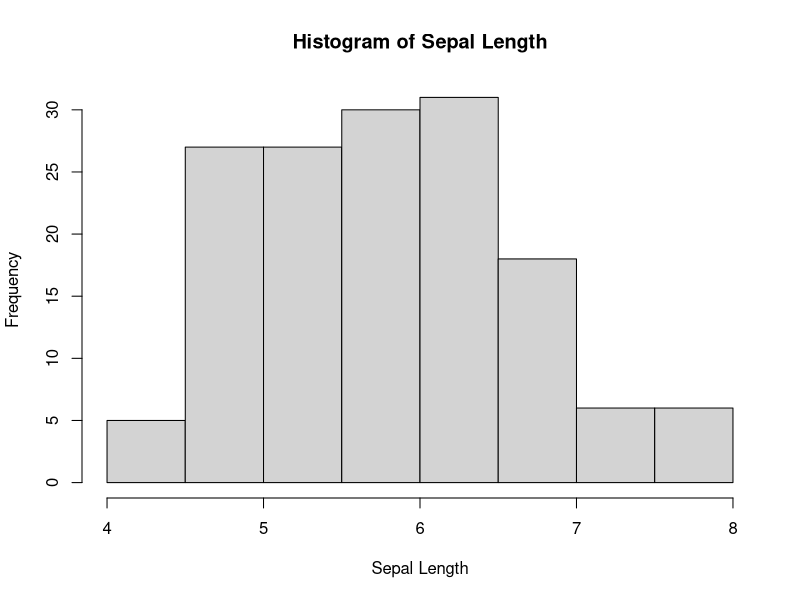
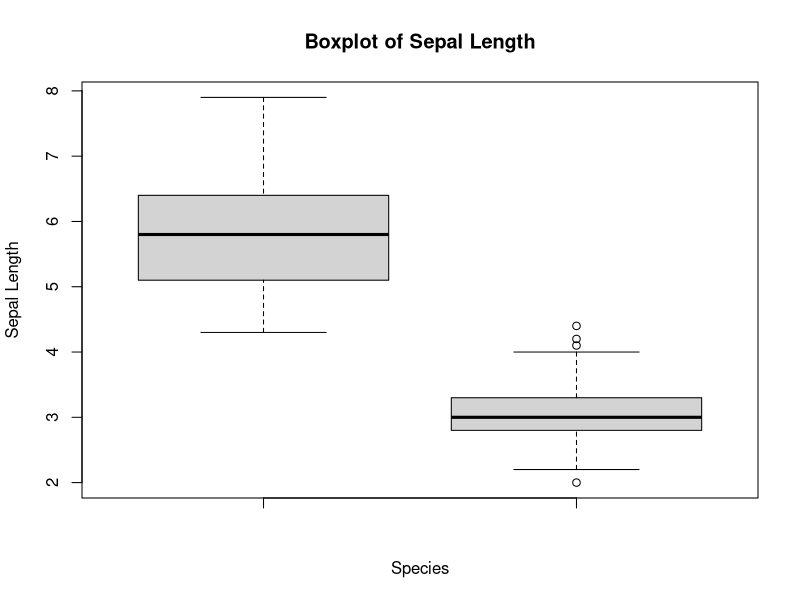
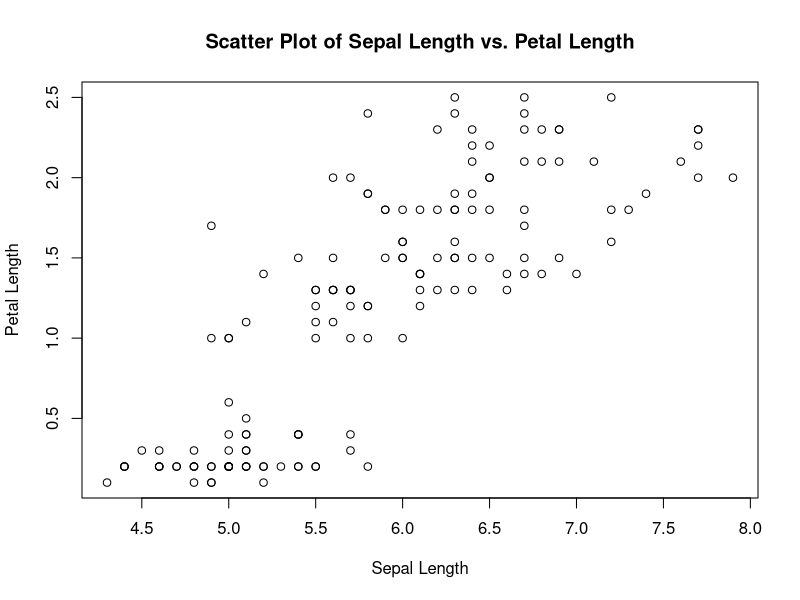
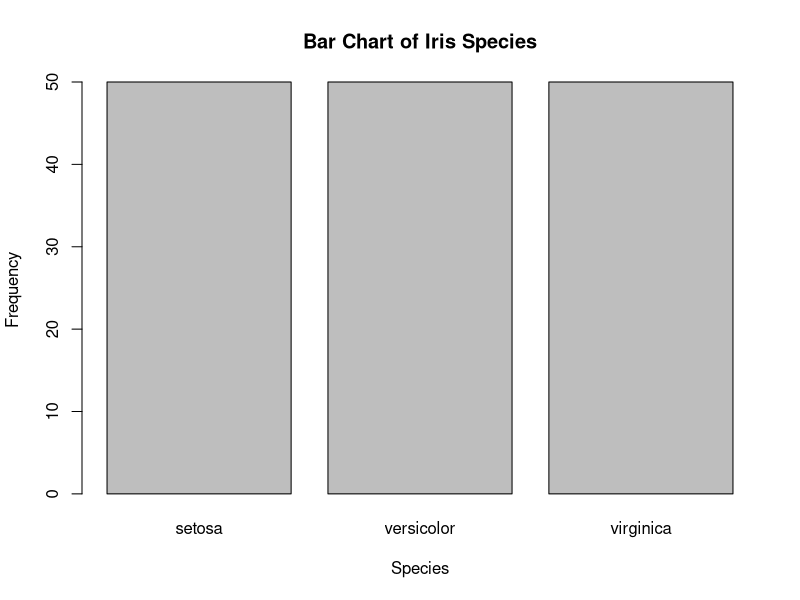
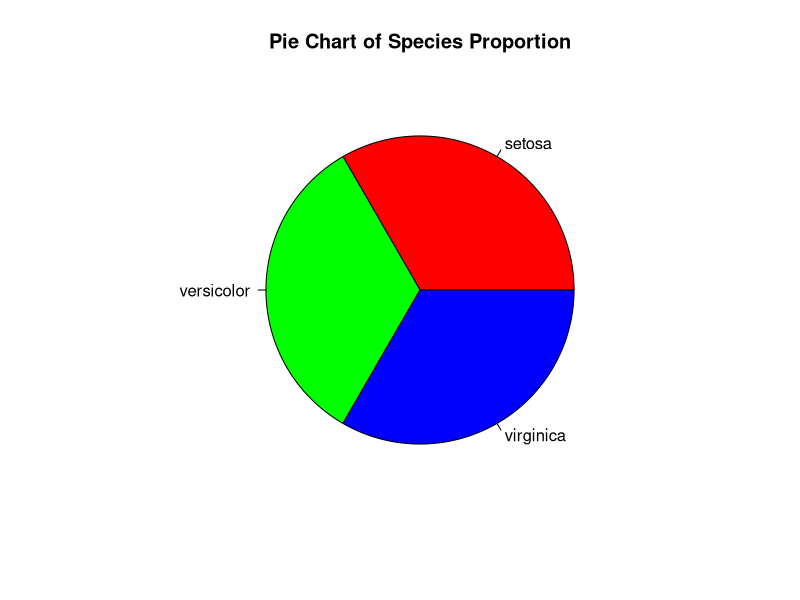

Write the R code that produced these figures, in order.
### Statistical Graphs and their Interpretation
View(iris)

## 1. Histograms
# Description:
# Histograms are used to display the distribution of a continuous variable. The x-axis represents the range of values of
# the variable, and the y-axis represents the frequency or count of observations falling within each range. The shape of
# the histogram can provide insights into the underlying distribution of the data, such as whether it is symmetric,
# skewed, or multimodal.

# Interpretation:
# Shape: Reveals the shape of the data distribution (e.g., normal, skewed, bimodal).
# Central Tendency: Helps identify where most data points fall.
# Spread: Indicates the range and dispersion of the data.
# Outliers: Can help detect any extreme values or anomalies.

# Example:
hist(iris$Sepal.Length, main="Histogram of Sepal Length", xlab="Sepal Length", ylab="Frequency")

## 2. Boxplots
# Description:
# A boxplot summarizes the distribution of a continuous variable through its quartiles. It displays the median,
# quartiles, and possible outliers.

# Interpretation:
# Median: The central line in the box shows the median value.
# Interquartile Range (IQR): The width of the box represents the IQR (middle 50% of the data).
# Whiskers: Extend to the smallest and largest values within 1.5 times the IQR from the quartiles.
# Outliers: Points outside the whiskers are considered outliers.

# Example:
boxplot(iris$Sepal.Length, iris$Sepal.Width, main="Boxplot of Sepal Length", xlab="Species", ylab="Sepal Length")

## 3. Scatter Plot
# Description:
# A scatter plot displays the relationship between two continuous variables. Each point represents a pair of values
# from the variables.

# Interpretation:
# Correlation: Shows the strength and direction of the relationship between variables (positive, negative, or none).
# Trends: Helps identify patterns or trends in the data.
# Clusters: Can reveal groupings or clusters in the data.
# Direction: Indicates the direction of the relationship between variables.
# Form: Describes the overall shape of the relationship (linear, curved, etc.).
# Strength: Indicates how closely the points follow the trend.
# Outliers: Can help identify any unusual or extreme values.

# Example:
plot(iris$Sepal.Length, iris$Petal.Width, main="Scatter Plot of Sepal Length vs. Petal Length", xlab="Sepal Length", ylab="Petal Length")

## 4. Bar Chart
# Description:
# A bar chart displays categorical data with rectangular bars representing the frequency or proportion of each category.

# Interpretation:
# Frequency: Indicates how common each category is.
# Comparison: Allows for comparison between different categories.
# Distribution: Shows the distribution of values across categories.

# Example:
barplot(table(iris$Species), main="Bar Chart of Iris Species", xlab="Species", ylab="Frequency")

# 5. Pie Chart
# Description:
# A pie chart represents the proportion of categories as slices of a circle. Each slice corresponds to the relative size
# of a category.

# Interpretation:
# Proportion: Shows the proportion of each category relative to the whole.
# Comparison: Provides a visual comparison of proportions among categories.

# Example:
pie(table(iris$Species), main="Pie Chart of Species Proportion", col=c("red", "green", "blue"))



